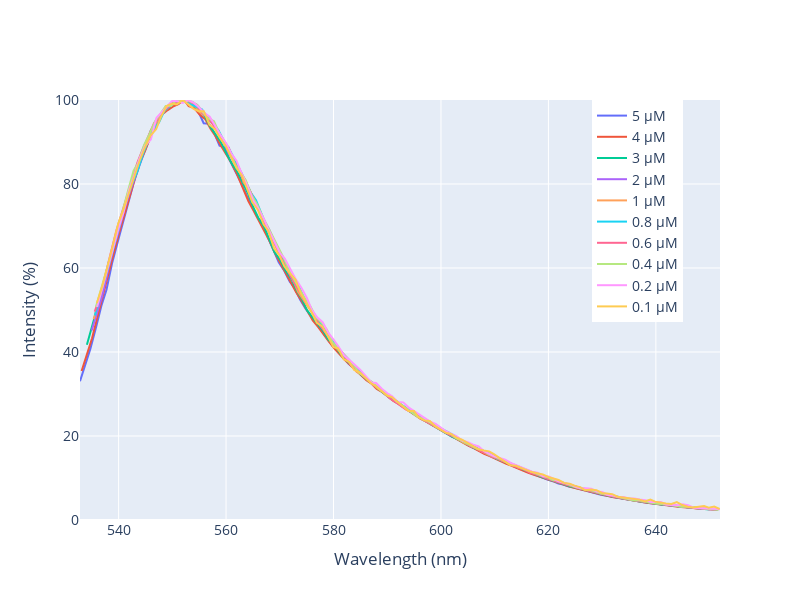

The code cell stored with this chart in its notebook:
### Code cell
# plotting normalized spectrum (kind of, in the sense that we are not normalizing the area under the curve, but the maximum value of the spectrum)

delta = np.array(λcenter_list) - np.mean(λcenter_list)  # Calculate the average value of λcenter

plt.figure(figsize=(10, 6))

fig = go.Figure()

for λ_col, I_col, c, d in zip(WAVELENGHTS, INTENSITIES,C,delta):
    max = data[I_col].max()
    centered_wavelengths = data[λ_col] - d  # Center the wavelengths around the average λcenter
    fig.add_trace(go.Scatter(x=centered_wavelengths,y= data[I_col]*100/ max,
                    mode='lines',
                    name=f'{c} μM'))

fig.update_layout(
                  xaxis_title='Wavelength (nm)',
                  yaxis_title='Intensity (%)',
                  height=600,
                  width=800,
                  yaxis=dict(range=[0, 100]),
                  legend=dict(x=0.8, y=1),
                  font=dict(size=14))


fig.show()
